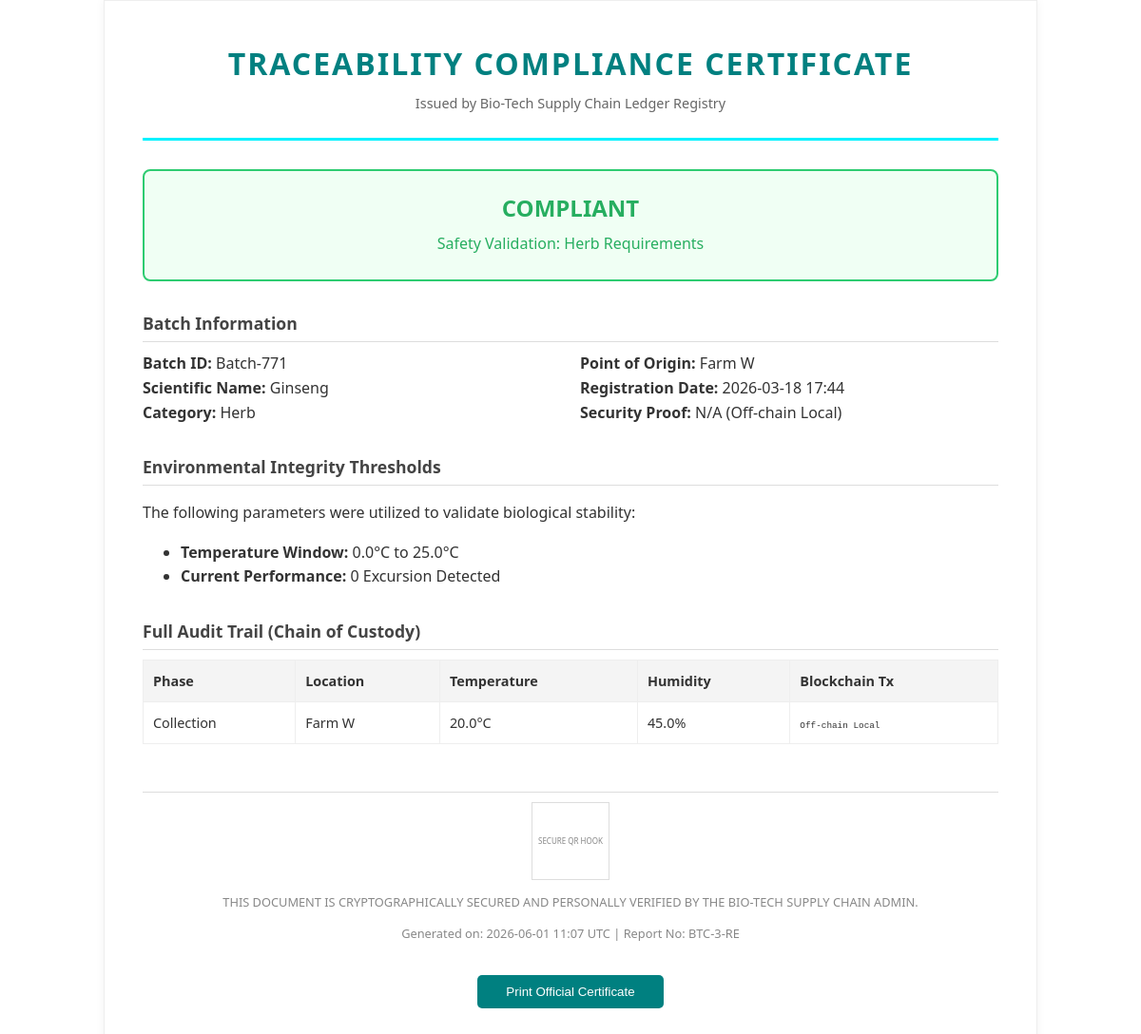
/batches/report/Batch-771 (signed in), run on the app's committed database.
### models.py (models this page shows)
class Batch(db.Model):
    id = db.Column(db.Integer, primary_key=True)
    public_id = db.Column(db.String(64), unique=True, index=True, nullable=False)
    batch_type = db.Column(db.String(64), nullable=False) # food, herb, sample
    name = db.Column(db.String(128), nullable=False)
    origin = db.Column(db.String(128), nullable=False)
    created_at = db.Column(db.DateTime, default=datetime.utcnow)
    blockchain_tx_hash = db.Column(db.String(66), nullable=True) # tx hash for batch creation
    events = db.relationship('Event', backref='batch', lazy='dynamic')
    documents = db.relationship('Document', backref='batch', lazy='dynamic')

class ThresholdPolicy(db.Model):
    id = db.Column(db.Integer, primary_key=True)
    product_type = db.Column(db.String(64), unique=True, nullable=False) # vaccine, herb, sample, food
    min_temp = db.Column(db.Float, nullable=False)
    max_temp = db.Column(db.Float, nullable=False)
    min_humidity = db.Column(db.Float, nullable=True)
    max_humidity = db.Column(db.Float, nullable=True)

class Event(db.Model):
    id = db.Column(db.Integer, primary_key=True)
    batch_id = db.Column(db.Integer, db.ForeignKey('batch.id'), index=True, nullable=False)
    event_type = db.Column(db.String(64), nullable=False) # collection, transport, storage, test, package, dispose
    location = db.Column(db.String(128))
    temperature = db.Column(db.Float, nullable=True)
    humidity = db.Column(db.Float, nullable=True)
    timestamp = db.Column(db.DateTime, default=datetime.utcnow)
    remarks = db.Column(db.Text)
    blockchain_tx_hash = db.Column(db.String(66), nullable=True)

### app.py (the view)
@app.route('/batches/report/<public_id>')
@login_required
def batch_report(public_id):
    batch = Batch.query.filter_by(public_id=public_id).first_or_404()
    events = batch.events.order_by(Event.timestamp.asc()).all()
    policy = ThresholdPolicy.query.filter_by(product_type=batch.batch_type).first()
    if policy:
        threshold = {'max': policy.max_temp, 'min': policy.min_temp}
    else:
        threshold = {'max': 100, 'min': -100}
    excursions = [e for e in events if e.temperature is not None and (e.temperature < threshold['min'] or e.temperature > threshold['max'])]
    integrity_status = "COMPLIANT" if not excursions else "EXCURSION DETECTED"
    return render_template('report.html',
                         batch=batch,
                         events=events,
                         integrity_status=integrity_status,
                         threshold=threshold,
                         excursion_count=len(excursions),
                         now=datetime.utcnow().strftime('%Y-%m-%d %H:%M UTC'))

### app.py (called while the page is built)
@login_manager.user_loader
def load_user(id):
    return db.session.get(User, int(id))

### templates/report.html (shortened to what this page needs)
<!DOCTYPE html>
<html lang="en">
<head>
</head>
<body>
    <div class="header">
        <h1>Traceability Compliance Certificate</h1>
        <p>Issued by Bio-Tech Supply Chain Ledger Registry</p>
    </div>
    <div class="status-box {% if integrity_status == 'COMPLIANT' %}status-compliant{% else %}status-excursion{% endif %}">
        <h2 style="margin:0;">{{ integrity_status }}</h2>
        <p style="margin:5px 0;">Safety Validation: {{ batch.batch_type | capitalize }} Requirements</p>
    </div>
    <div class="section">
        <div class="section-title">Batch Information</div>
        <div class="grid">
            <div>
                <strong>Batch ID:</strong> {{ batch.public_id }}<br>
                <strong>Scientific Name:</strong> {{ batch.name }}<br>
                <strong>Category:</strong> {{ batch.batch_type | capitalize }}
            </div>
            <div>
                <strong>Point of Origin:</strong> {{ batch.origin }}<br>
                <strong>Registration Date:</strong> {{ batch.created_at.strftime('%Y-%m-%d %H:%M') }}<br>
                <strong>Security Proof:</strong> {% if batch.blockchain_tx_hash %}{{ batch.blockchain_tx_hash[:25] }}...{% else %}N/A (Off-chain Local){% endif %}
            </div>
        </div>
    </div>
    <div class="section">
        <div class="section-title">Environmental Integrity Thresholds</div>
        <p>The following parameters were utilized to validate biological stability:</p>
        <ul>
            <li><strong>Temperature Window:</strong> {{ threshold.min }}°C to {{ threshold.max }}°C</li>
            <li><strong>Current Performance:</strong> {{ excursion_count }} Excursion Detected</li>
        </ul>
    </div>
    <div class="section">
        <div class="section-title">Full Audit Trail (Chain of Custody)</div>
        <table>
            <thead>
                <tr>
                    <th>Phase</th>
                    <th>Location</th>
                    <th>Temperature</th>
                    <th>Humidity</th>
                    <th>Blockchain Tx</th>
                </tr>
            </thead>
            <tbody>
                {% for event in events %}
                <tr>
                    <td>{{ event.event_type | capitalize }}</td>
                    <td>{{ event.location }}</td>
                    <td>{{ event.temperature }}°C</td>
                    <td>{{ event.humidity }}%</td>
                    <td><code style="font-size:0.8em;">{% if event.blockchain_tx_hash %}{{ event.blockchain_tx_hash[:15] }}...{% else %}Off-chain Local{% endif %}</code></td>
                </tr>
                {% endfor %}
            </tbody>
        </table>
    </div>
    <div class="footer">
        <div class="qr-placeholder" style="font-size: 8px;">SECURE QR HOOK</div>
        <p>THIS DOCUMENT IS CRYPTOGRAPHICALLY SECURED AND PERSONALLY VERIFIED BY THE BIO-TECH SUPPLY CHAIN ADMIN.</p>
        <p>Generated on: {{ now }} | Report No: BTC-{{ batch.id }}-RE</p>
        <button class="no-print" onclick="window.print()" style="margin-top:20px; padding: 10px 30px; background: #008080; color: white; border: none; border-radius: 5px; cursor: pointer;">Print Official Certificate</button>
    </div>
</body>
</html>

### templates/report.html (style rules this page uses)
body { font-family: 'Segoe UI', Tahoma, Geneva, Verdana, sans-serif; line-height: 1.6; color: #333; padding: 40px; max-width: 900px; margin: auto; border: 1px solid #eee; box-shadow: 0 0 10px rgba(0,0,0,0.05); }
.header { text-align: center; border-bottom: 3px solid #00f2ff; padding-bottom: 20px; margin-bottom: 30px; }
.header h1 { margin: 0; color: #008080; text-transform: uppercase; letter-spacing: 2px; }
.header p { margin: 5px 0; font-size: 0.9em; color: #666; }
.status-box { text-align: center; padding: 20px; border-radius: 8px; margin-bottom: 30px; border: 2px solid #ccc; background: #f9f9f9; }
.status-compliant { border-color: #2ecc71; color: #27ae60; background: #f0fff4; }
.section { margin-bottom: 30px; }
.section-title { font-weight: bold; font-size: 1.1em; border-bottom: 1px solid #ddd; margin-bottom: 10px; padding-bottom: 5px; color: #444; }
.grid { display: grid; grid-template-columns: 1fr 1fr; gap: 20px; }
table { width: 100%; border-collapse: collapse; margin-top: 10px; font-size: 0.9em; }
th, td { border: 1px solid #eee; padding: 10px; text-align: left; }
th { background: #f4f4f4; }
.footer { margin-top: 50px; border-top: 1px solid #ddd; padding-top: 10px; font-size: 0.8em; color: #888; text-align: center; }
.qr-placeholder { width: 80px; height: 80px; border: 1px solid #ddd; display: flex; align-items: center; justify-content: center; margin: auto; }

### data on the page
Batch: batch_type "Herb", public_id "Batch-771", name "Ginseng", origin "Farm W", created_at "2026-03-18 17:44", id "3"
ThresholdPolicy: min "0.0", max "25.0"
Event: event_type "Collection", location "Farm W", temperature "20.0", humidity "45.0", shows "Off-chain Local"

### other printed values
{{ integrity_status }} "COMPLIANT"
{{ excursion_count }} "0"
